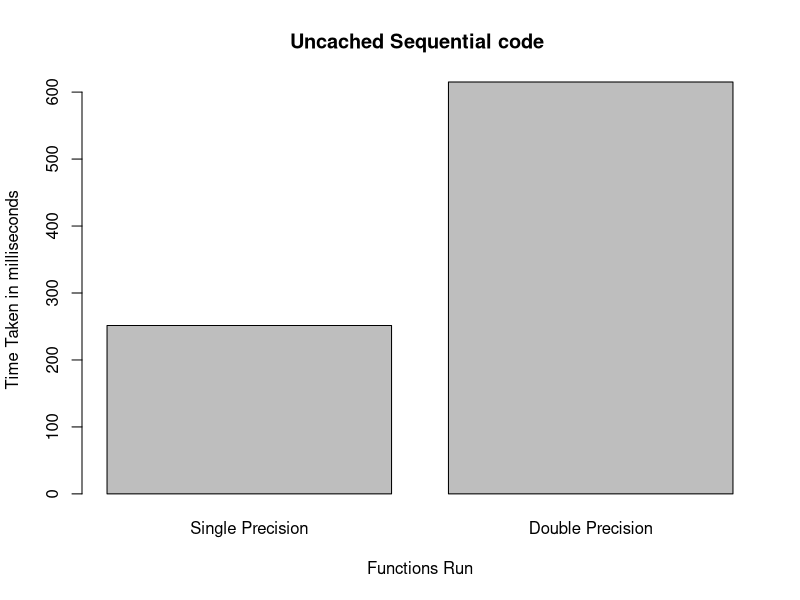
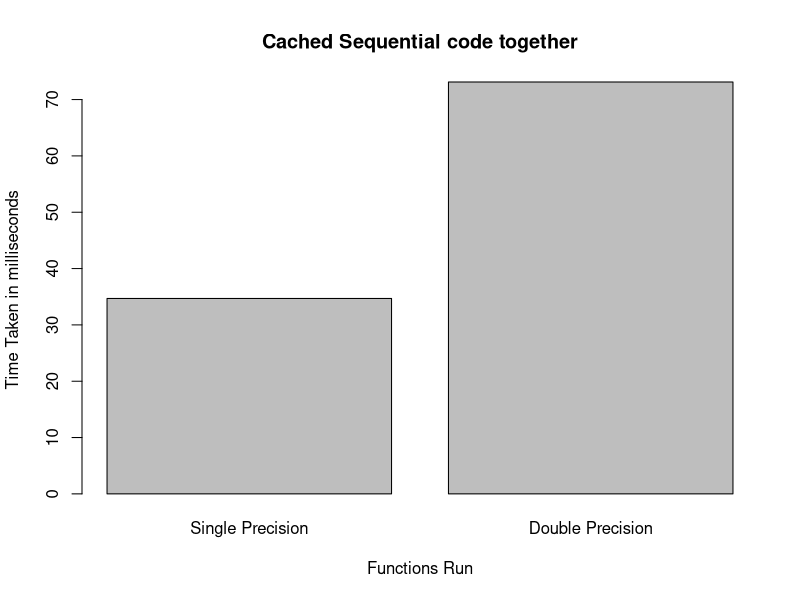
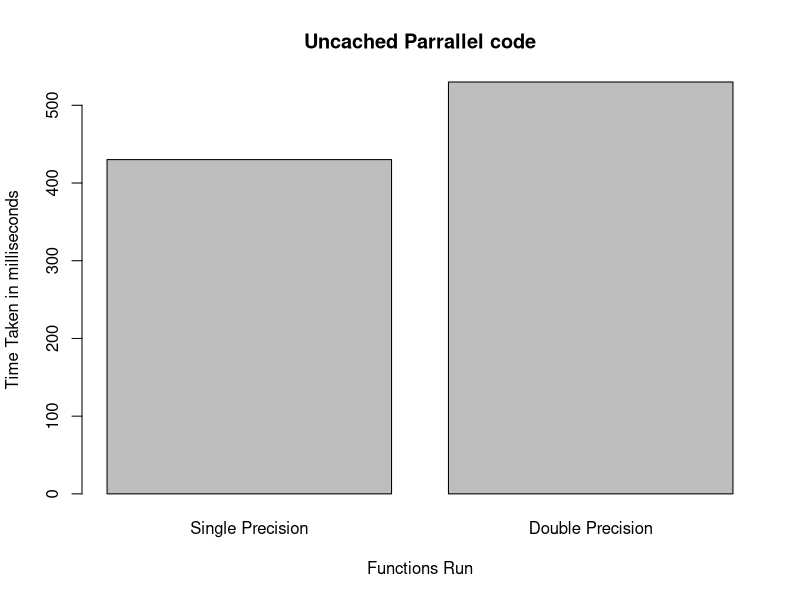
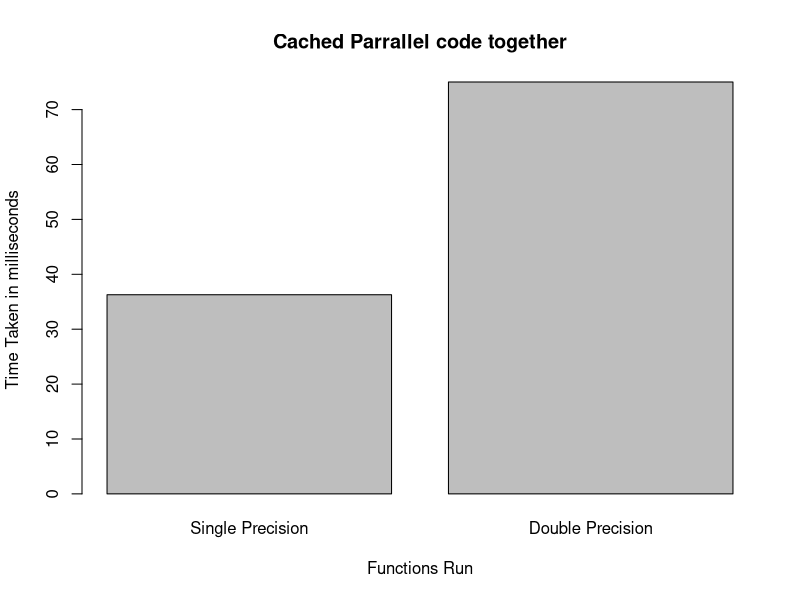
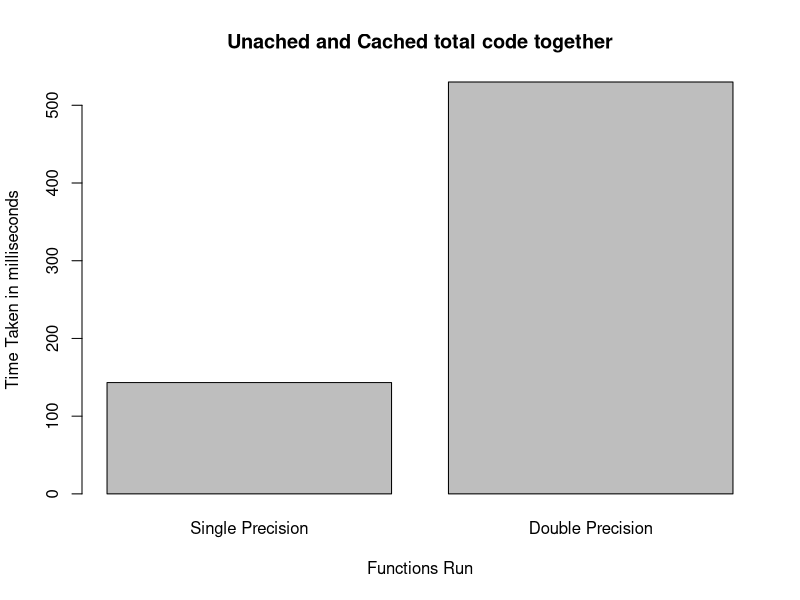

Write R code to recreate these figures, in order.
u_seq_sep <-c(251.452, 615.097) # Uncached sequential code separate
c_seq_tog <-c(34.695, 73.120) # Cached sequential code together 

u_par_sep <-c(430.112, 529.942) # Uncached parallel code separate
c_par_tog <-c(36.276, 75.029) # Cached parallel code together
u_c_tog <-c(143.213, 529.942) # Uncached and Cached total together 

function_names <- c("Single Precision", "Double Precision")

# Uncached Sequential code histogram
barplot(u_seq_sep, 
     main="Uncached Sequential code ", 
     xlab="Functions Run", ylab="Time Taken in milliseconds",
     names.arg = function_names)
# Cached Sequential code histogram Together
barplot(c_seq_tog, 
     main="Cached Sequential code together",
     xlab="Functions Run", ylab="Time Taken in milliseconds",
     names.arg = function_names)
# Uncached Parrallel code histogram
barplot(u_par_sep, 
     main="Uncached Parrallel code",
     xlab="Functions Run", ylab="Time Taken in milliseconds",
     names.arg = function_names)
# Cached Parrallel code histogram together
barplot(c_par_tog, 
     main="Cached Parrallel code together",
     xlab="Functions Run", ylab="Time Taken in milliseconds",
     names.arg = function_names)
# Unached Cached code together
barplot(u_c_tog,
     main="Unached and Cached total code together",
     xlab="Functions Run", ylab="Time Taken in milliseconds",
     names.arg = function_names)
